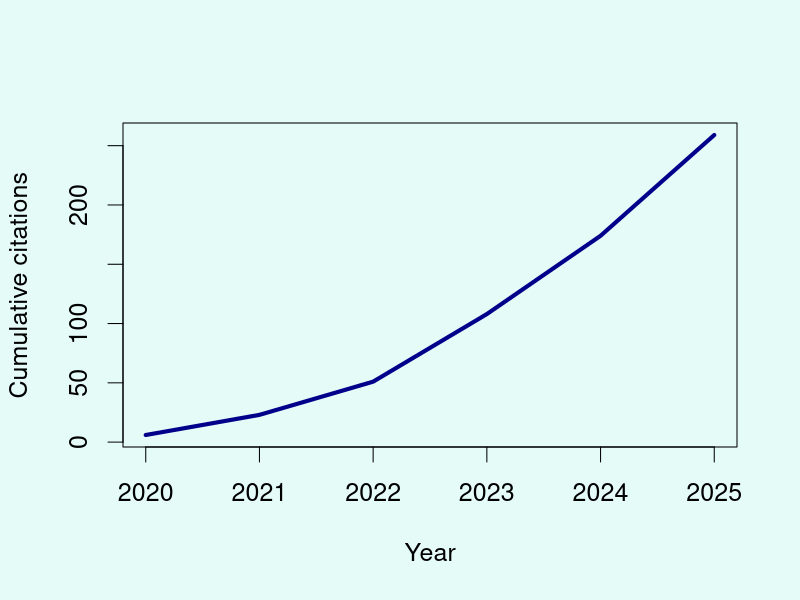

Recreate this plot in R.
## ---- chunk 1
Year <- 2020:2025	
Citations <- c(6, 17, 28, 57, 66, 85)
`Cumulative citations` <- cumsum(Citations)

par(cex = 1.5, bg = '#e4fbf8')
plot(Year, `Cumulative citations`, type = "l", col = "darkblue", lwd = 4)
